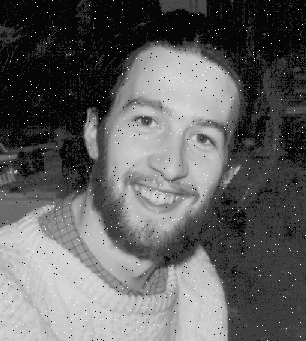
#> input picture aula12/fce5noi3.bmp, 306 x 341 px
$ python ex6.py fce5noi1.bmp
#> lines starting #> are read from the running program, lines starting #| are printed output that depends on the picture
import cv2
import numpy as np


##########################
# Print Image Features

def printImageFeatures(image):
    if len(image.shape) == 2:
        height, width = image.shape
        nchannels = 1
    else:
        height, width, nchannels = image.shape

    print("Image Height:", height)
    print("Image Width:", width)
    print("Number of channels:", nchannels)
    print("Number of elements:", image.size)


###################################
# MAIN

# image = cv2.imread(sys.argv[1], cv2.IMREAD_UNCHANGED)
img = "fce5noi1.bmp"
img2 = "fce5noi2.bmp"
img3 = "fce5noi3.bmp"
image = cv2.imread(img3, cv2.IMREAD_UNCHANGED)
#> image is the input picture: shape (341, 306, 3); min 0, max 255, mean 96.7

if np.shape(image) == ():
    # Failed Reading
    print("Image file could not be open!")
    exit(-1)

printImageFeatures(image)
#| Image Height: 341
#| Image Width: 306
#| Number of channels: 3
#| Number of elements: 313038

cv2.imshow('Orginal', image)

kernel = cv2.getStructuringElement(cv2.MORPH_RECT, (3, 3))
img_erode = cv2.erode(image, kernel, iterations=1)
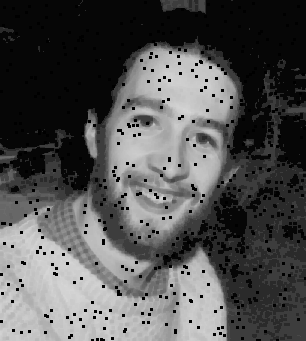
#> img_erode: shape (341, 306, 3); min 0, max 214, mean 82.3
cv2.imshow('Dilation_square', img_erode)
# só resolve ruido sal, pimenta fica pior
# destaca o preto, o branco desaparece

cv2.waitKey(0)

cv2.destroyAllWindows()
